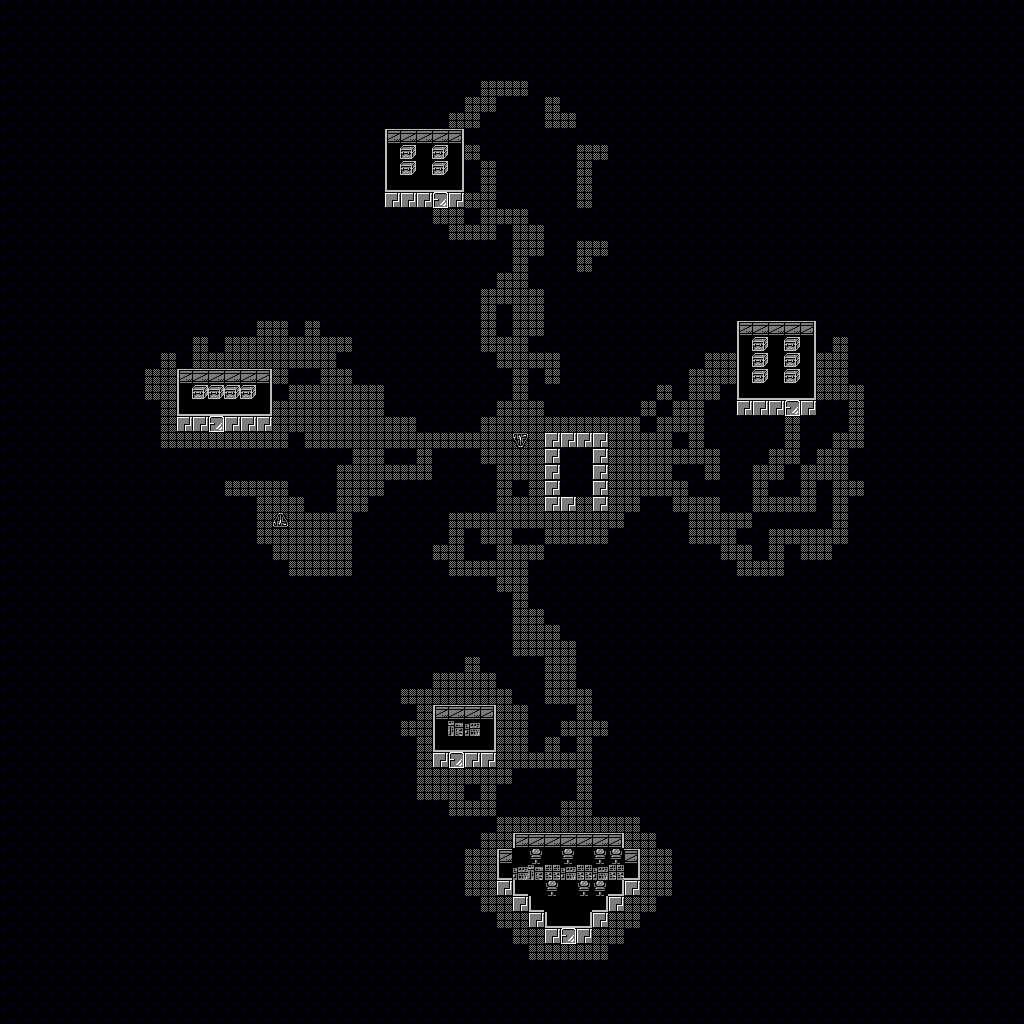

Tiled map render using the project's own tile images. Description and the map definition, with tile-layer contents summarised, below:
An orthogonal 64x64 tile map with 16x16 px tiles, 1 tile layer (Tile Layer 1).

<map version="1.4" tiledversion="1.4.1" orientation="orthogonal" renderorder="right-down" width="64" height="64" tilewidth="16" tileheight="16" infinite="0" nextlayerid="2" nextobjectid="1">
 <tileset firstgid="1" source="Tilesets/SkyPalace.tsx" />
 <layer id="1" name="Tile Layer 1" width="64" height="64">
  <data>[4096 cells, 4096 non-empty, 35 distinct tile ids]</data>
 </layer>
</map>
